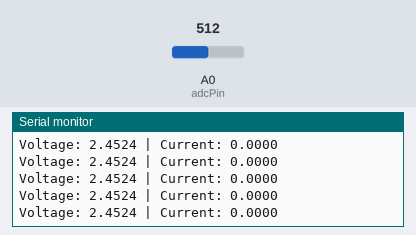
Bench run of a sketch on a simulated Arduino Uno, built with avr-gcc and run on an emulated ATmega328P. On the bench: the last lines printed to the serial monitor. Inputs (shaded band) come from the test bench; at power-on: A0 (adcPin) = 512.

Above: at 3.2 s.
3.3 s: A0 (adcPin) set to 714
At 3.63 s:
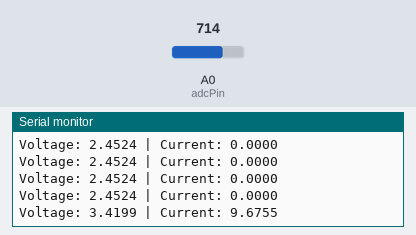
4.8 s: A0 (adcPin) set to 738
At 4.84 s:
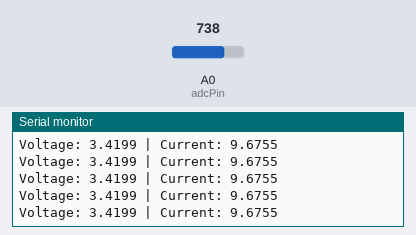
Timing chart, 0 to 7.8 s (numbered marks = the images above; inputs shaded):
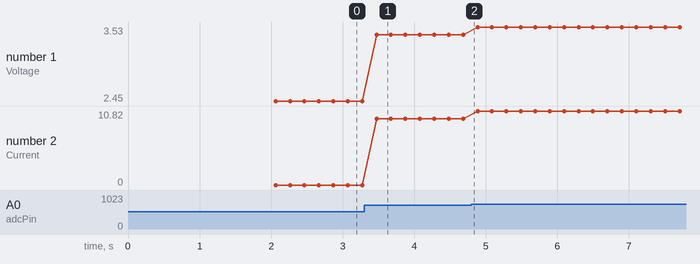

The sketch:

offset-calibration.ino
```cpp
const int adcPin = A0;
const int maxADC = 1023;
const float ref_volt = 4.9;   // your measured value
const float sens = 0.100;

float offset = 2.5;

float calibrateOffset(int pin) {
  float sum = 0;
  int samples = 500;

  Serial.println("Calibrating offset...");

  for (int i = 0; i < samples; i++) {
    sum += analogRead(pin);
    delay(2);
  }

  float avg = sum / samples;
  float voltage = (avg / maxADC) * ref_volt;

  Serial.print("Offset voltage: ");
  Serial.println(voltage, 4);

  return voltage;
}

void setup() {
  Serial.begin(115200);
  delay(1000);

  offset = calibrateOffset(adcPin);
}

void loop() {
  int adc = analogRead(adcPin);
  float voltage = (adc / 1023.0) * ref_volt;

  float current = (voltage - offset) / sens;

  Serial.print("Voltage: ");
  Serial.print(voltage, 4);
  Serial.print(" | Current: ");
  Serial.println(current, 4);

  delay(200);
}
```

Measured:
- after the input at 3.3 s, the serial monitor: prints a new line after 0.17 s (image 1)
- plotted number 1: 2.45 → 3.42 after the input at 3.3 s, 3.42 → 3.53 after the input at 4.8 s
- plotted number 2: 0 → 9.68 after the input at 3.3 s, 9.68 → 10.82 after the input at 4.8 s
